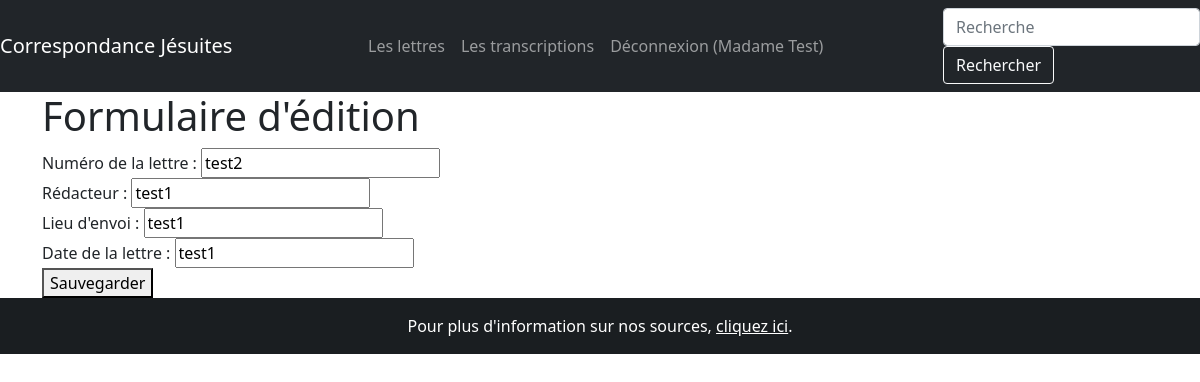
Page /lettres/528/edition (signed in) on the committed database.
### correspondance/modeles/utilisateurs.py (models this page shows, shortened)
class Utilisateur(UserMixin, db.Model):
    __tablename__ = "utilisateur"
    ut_id = db.Column(db.Integer, unique=True, nullable=False, primary_key=True, autoincrement=True)
    ut_nom = db.Column(db.Text, nullable=False)
    ut_login = db.Column(db.Text, nullable=False)
    ut_mdp = db.Column(db.Text, nullable=False)
    ut_mail = db.Column(db.Text, nullable=False)
    contributions = db.relationship("Contribution", back_populates="utilisateur")

### correspondance/modeles/donnees.py (models this page shows, shortened)
class Lettre(db.Model):
    __tablename__ = "lettre"
    lettre_id = db.Column(db.Integer, unique=True, nullable=False, primary_key=True, autoincrement=True)
    lettre_date = db.Column(db.Text, nullable=False)
    lettre_numero = db.Column(db.Text)
    lettre_redacteur = db.Column(db.Text)
    lettre_lieu = db.Column(db.Text)
    lettre_volume = db.relationship("Publication", secondary=Source, backref=db.backref("Lettre", lazy='dynamic'))
    transcription_texte: List["Transcription"] = db.relationship("Transcription", back_populates="lettre",
                                                                 cascade="all,delete")
    contributions = db.relationship("Contribution", back_populates="lettre")

### correspondance/routes/generic.py (the view, shortened to what this page needs)
@app.route('/lettres/<int:lettre_id>/edition', methods=["POST", "GET"])
def edition(lettre_id):
    if current_user.is_authenticated is False:
        return render_template("pages/acces_refuse.html")
    erreurs = []
    lettre_modifiee = Lettre.query.get_or_404(lettre_id)
    return render_template("pages/lettre_edition.html", nom="Correspondance jésuite", lettre_modifiee=lettre_modifiee)

### correspondance/modeles/utilisateurs.py (called while the page is built)
@login.user_loader
def trouver_utilisateur_via_id(identifiant):
    return Utilisateur.query.get(int(identifiant))

### correspondance/templates/pages/lettre_edition.html (shortened to what this page needs)
{% extends "conteneur.html" %}
{% block corps %}
<h1>Formulaire d'édition</h1>
<form method="post" action="{{url_for('edition', lettre_id=lettre_modifiee.lettre_id)}}" class="">
    <div>
        <label for="champs_num">Numéro de la  lettre : </label>
        <input type="text" name="lettre_numero" placeholder="Identifiant de la lettre" id="champs_num" value="{{lettre_modifiee.lettre_numero}}">
    </div>
    <div>
        <label for="champs_auteur">Rédacteur : </label>
        <input type="text" name="lettre_redacteur" placeholder="Auteur de la lettre" id="champs_auteur" value="{{lettre_modifiee.lettre_redacteur}}">
    </div>
    <div>
        <label for="champs_lieu">Lieu d'envoi : </label>
        <input type="text" name="lettre_lieu" placeholder="Lieu d'envoi de la lettre" id="champs_lieu" value="{{lettre_modifiee.lettre_lieu}}">
    </div>
    <div>
        <label for="champs_date">Date de la lettre : </label>
        <input type="text" name="lettre_date" placeholder="Date de la lettre" id="champs_date" value="{{lettre_modifiee.lettre_date}}">
    </div>
    <button type="submit">Sauvegarder</button>
</form>
{% endblock %}

### correspondance/templates/conteneur.html (shortened to what this page needs)
<!DOCTYPE html>
<html lang="fr">
    <head>
        {% include "partials/css.html"%}
    </head>
    <body>
        <nav class="navbar navbar-expand-md navbar-dark bg-dark justify-content-between">
            <a class="navbar-brand" href="{{ url_for('accueil') }}">Correspondance Jésuites</a>
            <ul class="navbar-nav mr-auto">
                <li class="nav-item">
                    <a class="nav-link" href="{{url_for('lettres')}}">Les lettres</a>
                </li>
                <li class="nav-item">
                    <a class="nav-link" href="{{url_for('transcriptions')}}">Les transcriptions</a>
                </li>
                {% if not current_user.is_authenticated %}
                <li class="nav-item">
                    <a class="nav-link" href="{{url_for('inscription')}}">Inscription</a>
                </li>
                <li class="nav-item">
                    <a class="nav-link" href="{{url_for('connexion')}}">Connexion</a>
                </li>
                {% else %}
                <li class="nav-item">
                    <a class="nav-link" href="{{url_for('deconnexion')}}">Déconnexion ({{current_user.ut_nom}})</a>
                </li>
                {% endif %}
                </ul>
                <form class="form-inline my-2 my-lg-0" action="{{url_for('recherche')}}" method="GET">
                    <input class="form-control mr-sm-2" name="keyword" type="search" placeholder="Recherche" aria-label="Recherche">
                    <button class="btn btn-outline-light my-2 my-sm-0" type="submit">Rechercher</button>
                </form>
              </nav>
          <div class="container">
              <div class="row">
                <div class="col">
                    {% block corps %}{% endblock %}
                </div>
              </div>
          </div>
    </body>
    <footer class="bg-dark text-center text-white">
        <div class="text-center p-3" style="background-color: rgba(0, 0, 0, 0.2);">
        Pour plus d'information sur nos sources, <a  class="text-white" href={{url_for('publications')}}>cliquez ici</a>.
        </div>
    </footer>
</html>

### rows in the picture
Utilisateur: ut_nom "Madame Test"
Lettre: lettre_numero "test2", lettre_redacteur "test1", lettre_lieu "test1", lettre_date "test1"
